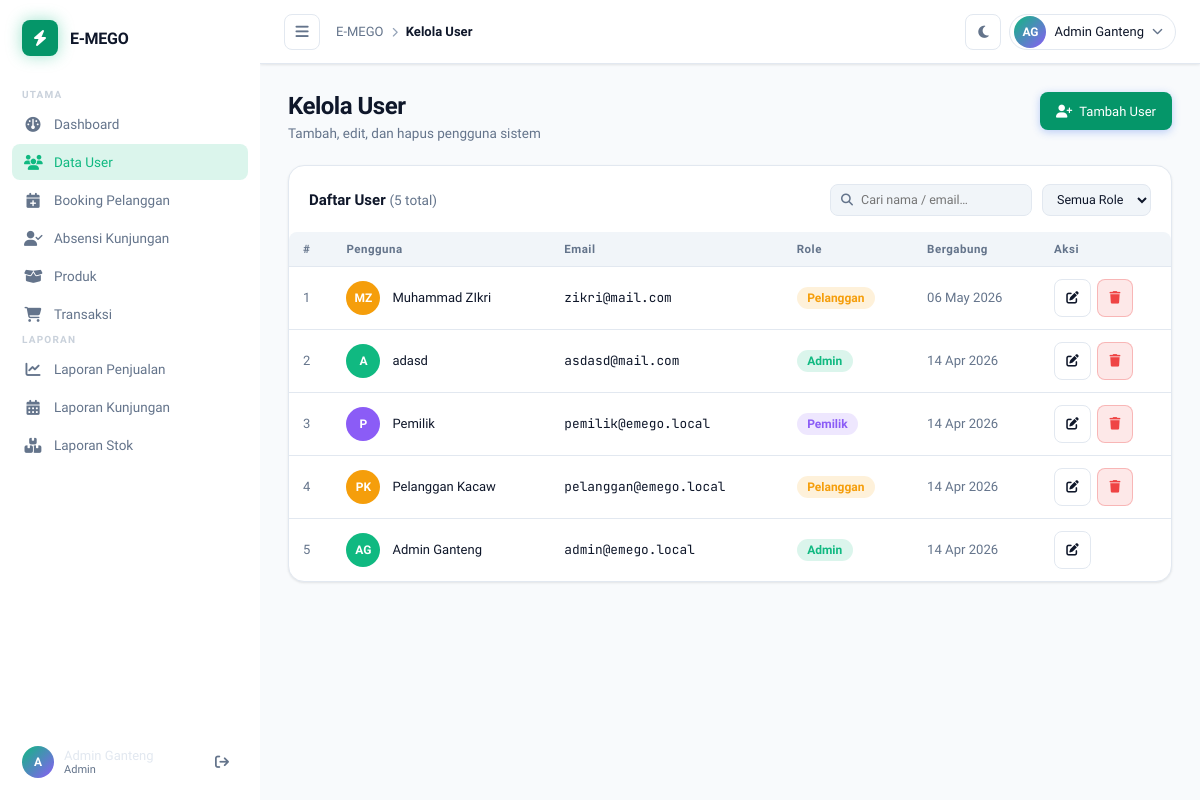
Page /admin/kelola_user.php (signed in) on the committed database.
### tables this page shows
CREATE TABLE `users` (
  `id` int(10) UNSIGNED NOT NULL,
  `email` varchar(255) NOT NULL,
  `password` varchar(255) NOT NULL,
  `role` enum('admin','pelanggan','pemilik') NOT NULL,
  `name` varchar(100) DEFAULT NULL,
  `nik` varchar(16) DEFAULT NULL,
  `no_hp` varchar(20) DEFAULT NULL,
  `alamat` text DEFAULT NULL,
  `created_at` timestamp NOT NULL DEFAULT current_timestamp()
);

### admin/kelola_user.php (the view, shortened to what this page needs)
<?php
require_once __DIR__ . '/../config.php';
$search     = trim($_GET['q'] ?? '');
$roleFilter = $_GET['role'] ?? '';
$page       = max(1, (int) ($_GET['page'] ?? 1));
$limit      = 10;
$offset     = ($page - 1) * $limit;
$where  = "WHERE 1=1";
$params = [];
$totalStmt = $pdo->prepare("SELECT COUNT(*) FROM users $where");
$totalStmt->execute($params);
$total     = (int) $totalStmt->fetchColumn();
$dataStmt = $pdo->prepare("SELECT id, name, email, role, created_at FROM users $where ORDER BY id DESC LIMIT $limit OFFSET $offset");
$dataStmt->execute($params);
$users = $dataStmt->fetchAll();
function initials(string $name): string
{
    $parts = explode(' ', trim($name));
    $init  = strtoupper(substr($parts[0], 0, 1));
    if (isset($parts[1])) $init .= strtoupper(substr($parts[1], 0, 1));
    return $init;
}
function avatarColor(string $role): string
{
    return match ($role) {
        'admin'    => '#10b981',
        'pemilik'  => '#8b5cf6',
        'pelanggan'=> '#f59e0b',
        default    => '#64748b',
    };
}
?>
<!DOCTYPE html>
<html lang="id">
<head>
    <link rel="stylesheet" href="https://cdnjs.cloudflare.com/ajax/libs/font-awesome/6.5.0/css/all.min.css" />
    <link rel="stylesheet" href="../css/style.css" />
</head>
<body>
    <?php include '../layout/sidebar.php'; ?>
    <div class="main-wrapper" id="mainWrapper">
        <header class="navbar">
            <div class="navbar-left">
                <button class="btn-toggle" id="sidebarToggle" aria-label="Toggle Sidebar">
                    <i class="fa-solid fa-bars"></i>
                </button>
                <div class="breadcrumb">
                    <span class="breadcrumb-root">E-MEGO</span>
                    <i class="fa-solid fa-chevron-right"></i>
                    <span class="breadcrumb-current">Kelola User</span>
                </div>
            </div>
            <div class="navbar-right">
                <button class="icon-btn" title="Mode Gelap" id="themeToggle">
                    <i class="fa-solid fa-moon"></i>
                </button>
                <div class="profile-dropdown" id="profileDropdown">
                    <button class="profile-trigger" id="profileTrigger">
                        <div class="user-avatar"><?= initials($_SESSION['user_name'] ?? 'AD') ?></div>
                        <span class="profile-name"><?= htmlspecialchars($_SESSION['user_name'] ?? 'Admin') ?></span>
                        <i class="fa-solid fa-chevron-down"></i>
                    </button>
                </div>
            </div>
        </header>
        <main class="content" id="contentArea">
            <section class="page active">
                <div class="page-header">
                    <div>
                        <h1 class="page-title">Kelola User</h1>
                        <p class="page-subtitle">Tambah, edit, dan hapus pengguna sistem</p>
                    </div>
                    <button class="btn btn-primary" id="btnTambah">
                        <i class="fa-solid fa-user-plus"></i> Tambah User
                    </button>
                </div>
                <div class="card table-card">
                    <div class="card-header">
                        <h3>Daftar User <span style="color:var(--text-muted);font-weight:400;font-size:.85rem">(<?= $total ?> total)</span></h3>
                        <div class="table-controls">
                            <form method="GET" action="kelola_user.php" style="display:contents">
                                <div class="search-mini">
                                    <i class="fa-solid fa-magnifying-glass"></i>
                                    <input type="text" name="q" placeholder="Cari nama / email…" value="<?= htmlspecialchars($search) ?>" />
                                </div>
                                <select class="select-sm" name="role" onchange="this.form.submit()">
                                    <option value="">Semua Role</option>
                                </select>
                            </form>
                        </div>
                    </div>
                    <div class="table-wrapper">
                        <table class="data-table">
                            <thead>
                                <tr>
                                    <th>#</th>
                                    <th>Pengguna</th>
                                    <th>Email</th>
                                    <th>Role</th>
                                    <th>Bergabung</th>
                                    <th>Aksi</th>
                                </tr>
                            </thead>
                            <tbody>
                                <?php if (empty($users)): ?>
                                    <tr>
                                        <td colspan="6" style="text-align:center;padding:2rem;color:var(--text-muted)">
                                            <i class="fa-solid fa-users-slash" style="font-size:2rem;margin-bottom:.5rem;display:block;opacity:.3"></i>
                                            Tidak ada user ditemukan.
                                        </td>
                                    </tr>
                                <?php else: ?>
                                    <?php foreach ($users as $i => $u): ?>
                                        <tr>
                                            <td style="color:var(--text-muted)"><?= $offset + $i + 1 ?></td>
                                            <td>
                                                <div style="display:flex;align-items:center;gap:.75rem">
                                                    <div class="activity-avatar" style="background:<?= avatarColor($u['role']) ?>;flex-shrink:0">
                                                        <?= initials($u['name'] ?? '?') ?>
                                                    </div>
                                                    <span style="font-weight:500"><?= htmlspecialchars($u['name'] ?? '—') ?></span>
                                                </div>
                                            </td>
                                            <td style="font-family:'JetBrains Mono',monospace;font-size:.8rem">
                                                <?= htmlspecialchars($u['email']) ?>
                                            </td>
                                            <td>
                                                <?php
                                                $badgeColor = match ($u['role']) {
                                                    'admin'     => 'background:rgba(16,185,129,.15);color:#10b981',
                                                    'pemilik'   => 'background:rgba(139,92,246,.15);color:#8b5cf6',
                                                    'pelanggan' => 'background:rgba(245,158,11,.15);color:#f59e0b',
                                                    default     => '',
                                                };
                                                ?>
                                                <span style="<?= $badgeColor ?>;padding:.25rem .65rem;border-radius:20px;font-size:.75rem;font-weight:600;text-transform:capitalize">
                                                    <?= htmlspecialchars($u['role']) ?>
                                                </span>
                                            </td>
                                            <td style="color:var(--text-muted);font-size:.82rem">
                                                <?= date('d M Y', strtotime($u['created_at'])) ?>
                                            </td>
                                            <td>
                                                <div style="display:flex;gap:.4rem">
                                                    <button type="button"
                                                        class="btn btn-outline btn-edit"
                                                        style="padding:.35rem .7rem;font-size:.78rem"
                                                        title="Edit"
                                                        data-id="<?= $u['id'] ?>"
                                                        data-name="<?= htmlspecialchars($u['name'], ENT_QUOTES) ?>"
                                                        data-email="<?= htmlspecialchars($u['email'], ENT_QUOTES) ?>"
                                                        data-role="<?= htmlspecialchars($u['role'], ENT_QUOTES) ?>">
                                                        <i class="fa-solid fa-pen-to-square"></i>
                                                    </button>
                                                    <?php if ($u['id'] !== (int) $_SESSION['user_id']): ?>
                                                        <a href="kelola_user.php?hapus=<?= $u['id'] ?><?= $search ? '&q='.urlencode($search) : '' ?><?= $roleFilter ? '&role='.$roleFilter : '' ?>"
                                                            class="btn"
                                                            style="padding:.35rem .7rem;font-size:.78rem;background:rgba(239,68,68,.12);color:#ef4444;border:1px solid rgba(239,68,68,.3)"
                                                            title="Hapus"
                                                            onclick="return confirm('Yakin hapus user ini?')">
                                                            <i class="fa-solid fa-trash"></i>
                                                        </a>
                                                    <?php endif; ?>
                                                </div>
                                            </td>
                                        </tr>
                                    <?php endforeach; ?>
                                <?php endif; ?>
                            </tbody>
                        </table>
                    </div>
                </div>
            </section>
        </main>
    </div>
</body>
</html>

### rows in the picture
users: i "1", name "MZ", name "Muhammad ZIkri", email "zikri@mail.com", role "Pelanggan", created_at "06 May 2026"
users: i "2", name "A", name "adasd", email "asdasd@mail.com", role "Admin", created_at "14 Apr 2026"
users: i "3", name "P", name "Pemilik", email "pemilik@emego.local", role "Pemilik", created_at "14 Apr 2026"
users: i "4", name "PK", name "Pelanggan Kacaw", email "pelanggan@emego.local", role "Pelanggan", created_at "14 Apr 2026"
users: i "5", name "AG", name "Admin Ganteng", email "admin@emego.local", role "Admin", created_at "14 Apr 2026"

### other values in the picture
substr($_SESSION['user_name'] ?? 'A', 0, 1) "A"
$_SESSION['user_name'] "Admin Ganteng"
$role "Admin"
initials($_SESSION['user_name'] ?? 'AD') "AG"
$total "5"
